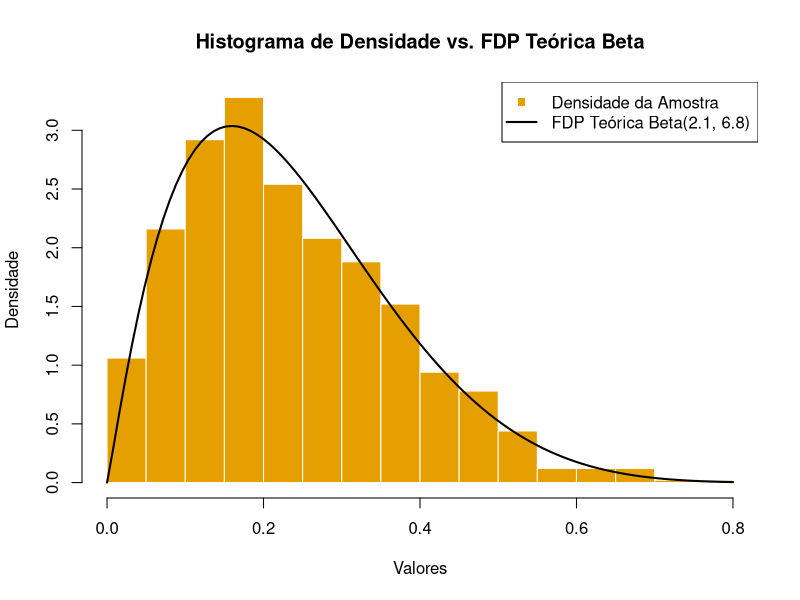

Source code (R):
## ---- chunk 1
# Função para gerar números aleatórios pelo Método da Transformação Inversa 
gerador_distribuicao_x <- function(n) { 
  # Gera n números de uma Uniforme(0,1)
  u <- runif(n)         
  # Aplica a transformada inversa
  x <- (sqrt(1 + 8 * u) - 1) / 2
  return(x) } 
 set.seed(13)
 # Gera 1000 números aleatórios
amostra_x <- gerador_distribuicao_x(1000) 
# Função de Distribuição Acumulada (FDA) teórica 
fda_teorica_x <- function(x) { return((x^2 + x) / 2) } 
# Realiza o Teste de Kolmogorov-Smirnov
# Compara a amostra gerada com a FDA teórica
teste_ks <- ks.test(amostra_x, fda_teorica_x)
# Exibe o resultado do teste
print(teste_ks) 

## ---- chunk 2
# 1. Calcula a média da amostra gerada 
media_amostral <- mean(amostra_x)
cat("Média da amostra gerada:", media_amostral, "\n")
# 2. Calcula o valor teórico (Esperança) 
# E[X] = integral de 0 a 1 de x * f(x) dx
# f(x) = F'(x) = (2x + 1) / 2 = x + 0.5
# E[X] = integral de 0 a 1 de x * (x + 0.5) dx = integral de x^2 + 0.5x dx
# E[X] = [x^3/3 + 0.5x^2/2] de 0 a 1 = 1/3 + 0.25 = 7/12
esperanca_teorica <- 7/12 
cat("Esperança teórica (valor exato):", esperanca_teorica, "\n")
## ---- chunk 3
 prob_acumulada <- function(x) { # A função só é válida para x entre 0 e 1 
   ifelse(x < 0, 0, ifelse(x > 1, 1, (x^2 + x) / 2)) }
# Utiliza a função para calcular P(X > 0.2) 
# P(X > 0.2) = 1 - P(X <= 0.2) 
probabilidade <- 1 - prob_acumulada(0.2)
cat("O valor de P(X > 0.2) é:", probabilidade, "\n")
## ---- chunk 4
# Função para gerar n números da distribuição Beta(alfa, beta)
gerador_beta <- function(n, alfa, beta) { # Vetor para armazenar os resultados
  resultado <- numeric(n) 
# Contador para os números gerados
  contador <- 0 
  while (contador < n) { 
# Gera dois números de uma Uniforme(0,1)
  u <- runif(1) 
  v <- runif(1)
  # Calcula o termo de condição
  condicao <- u^(1/alfa) + v^(1/beta)
  # Testa a condição de aceitação
  if (condicao <= 1) { contador <- contador + 1
  # Calcula o valor da variável Beta
  resultado[contador] <- u^(1/alfa) / condicao } }
  return(resultado) }
# Parâmetros da distribuição 
alfa <- 2.1
beta <- 6.8
set.seed(13)
# Gera uma sequência de 1000 números
amostra_beta <- gerador_beta(1000, alfa, beta) 
# Calcula a média da amostra gerada
media_beta <- mean(amostra_beta) 
cat("Média da amostra Beta gerada:", media_beta, "\n")
# Calcula o desvio padrão da amostra gerada 
desvio_padrao_beta <- sd(amostra_beta) 
cat("Desvio padrão da amostra Beta gerada:", desvio_padrao_beta, "\n")
## ---- chunk 5
 hist(amostra_beta, probability = TRUE, main = "Histograma de Densidade vs. FDP Teórica Beta", xlab = "Valores", ylab = "Densidade", col = "#E69F00",  border = "white", breaks = 20)
# Adiciona a curva da função de densidade teórica
(dbeta)
curve(dbeta(x, shape1 = 2.1, shape2 = 6.8), add = TRUE, col = "black", lwd = 2)
# Adiciona uma legenda 
legend("topright", legend = c("Densidade da Amostra", "FDP Teórica Beta(2.1, 6.8)"), col = c("#E69F00", "black"), lwd = c(NA, 2), pch = c(15, NA))
## ---- chunk 6
# Parâmetros da distribuição 
alfa <- 2.1 
beta <- 6.8 
 set.seed(13)
 amostra_beta_eficiente <- rbeta(1000, shape1 = alfa, shape2 = beta)
 # Mostra os primeiros valores gerados 
 cat("Primeiros 6 valores gerados com rbeta():\n") 
 print(head(amostra_beta_eficiente))
